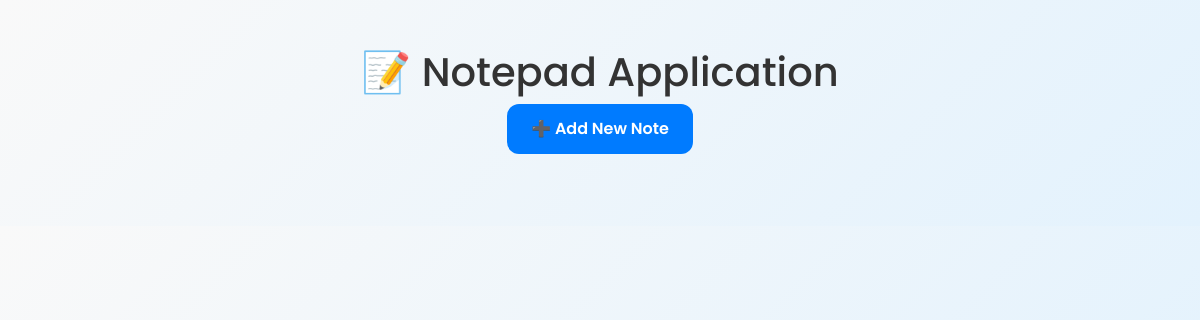
The page /notepad/ on the database as committed earlier.
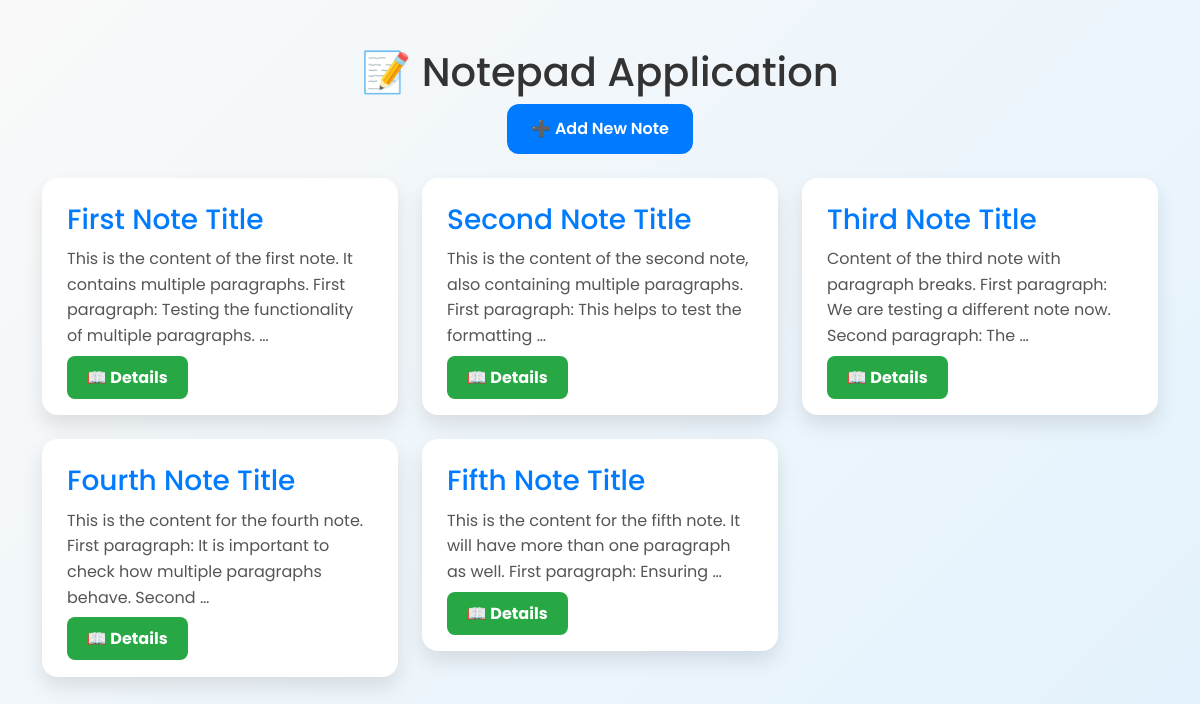
The same page on the database as committed later.
### notepad/models.py (models this page shows, shortened)
class Note(models.Model):
    title = models.CharField(max_length=200)
    slug = AutoSlugField(populate_from='title',unique=True, blank=False)
    content = models.TextField()
    created_at = models.DateTimeField(auto_now_add=True)
    updated_at = models.DateTimeField(auto_now=True)

### notepad/views.py (the view)
# urls.py: path("", include("notepad.urls")),
def notepad(request):
    notes = Note.objects.all()
    return render(request, 'notepad.html', {'notes': notes})

### notepad/templates/notepad.html (shortened to what this page needs)
<!DOCTYPE html>
<html lang="en">
<head>
    <link href="https://cdn.jsdelivr.net/npm/bootstrap@5.0.2/dist/css/bootstrap.min.css" rel="stylesheet">
    <link rel="stylesheet" href="https://cdnjs.cloudflare.com/ajax/libs/trix/1.3.1/trix.css">
</head>
<body>
    <div class="container py-5">
    <h1 class="text-center">📝 Notepad Application</h1>
    <div class="d-flex justify-content-center mb-4">
        <a href="{% url 'add_note' %}" class="add-button">➕ Add New Note</a>
    </div>
    <div class="row">
        {% for note in notes %}
            {% if note.slug %}
                <div class="col-12 col-md-6 col-lg-4 mb-4">
                    <div class="note-card">
                        <h3>{{ note.title }}</h3>
                        <p>{{ note.content|safe|truncatewords:20 }}</p>
                        <a href="{% url 'note_details' note.slug %}" class="details-button w-100">📖 Details</a>
                    </div>
                </div>
            {% endif %}
        {% endfor %}
    </div>
</div>
</body>
</html>

### notepad/templates/notepad.html (style rules this page uses)
body { font-family: 'Poppins', sans-serif; margin: 0; padding: 0; background: linear-gradient(135deg, #f9f9f9, #e3f2fd); color: #333; line-height: 1.6; }
h1, h2 { color: #333; }
.add-button { padding: 12px 24px; border-radius: 12px; background: #007BFF; color: white; text-decoration: none; font-weight: 600; transition: background 0.3s; }
.note-card { background: white; border-radius: 16px; padding: 25px; box-shadow: 0 10px 20px rgba(0,0,0,0.1); border: none; transition: transform 0.3s ease-in-out; }
.note-card h3 { margin: 0 0 10px; color: #007BFF; }
.note-card p { font-size: 16px; color: #555; }
.details-button { padding: 10px 20px; border-radius: 8px; background: #28a745; color: white; text-decoration: none; font-weight: bold; transition: background 0.3s; width: 100%; }

Rows that differ between the two databases and show on the page:
added Note: title "First Note Title", content "This is the content of the first note. It contains multiple paragraphs. First paragraph: Testing the functionality of multiple paragraphs. …"
added Note: title "Second Note Title", content "This is the content of the second note, also containing multiple paragraphs. First paragraph: This helps to test the formatting …"
added Note: title "Third Note Title", content "Content of the third note with paragraph breaks. First paragraph: We are testing a different note now. Second paragraph: The …"
added Note: title "Fourth Note Title", content "This is the content for the fourth note. First paragraph: It is important to check how multiple paragraphs behave. Second …"
added Note: title "Fifth Note Title", content "This is the content for the fifth note. It will have more than one paragraph as well. First paragraph: Ensuring …"
